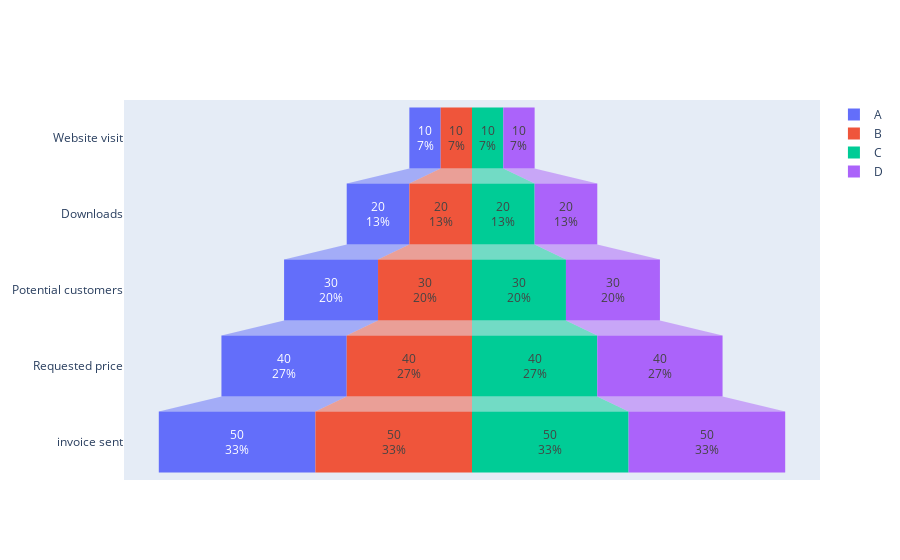

Notebook code cell kept with this figure:
### Markdown cell above
### FUNNEL PLOT

### Code cell
from plotly import graph_objects as go


fig = go.Figure()
name_list = [x for x in 'ABCDE']
step_list = ["Website visit", "Downloads", "Potential customers", "Requested price", "invoice sent", "Finalized"]
step_values = [10,20,30,40,50]
textinfo = ["value+percent total"]


trace_list =    [
                    {
                        "name":name_list[0],
                        "orientation": "h",
                        "y":step_list,
                        "x": step_values,
                        "textinfo": textinfo
                    },
                    {
                        "name":name_list[1],
                        "orientation": "h",
                        "y":step_list,
                        "x": step_values,
                        "textinfo": textinfo
                    },
                    {
                        "name":name_list[2],
                        "orientation": "h",
                        "y":step_list,
                        "x": step_values,
                        "textinfo": textinfo
                    },
                    {
                        "name":name_list[3],
                        "orientation": "h",
                        "y":step_list,
                        "x": step_values,
                        "textinfo": textinfo
                    }
                ]

for x in trace_list:
    fig.add_trace(go.Funnel(
        name = x['name'],
        orientation=x['orientation'],
        y = list(x['y']),
        x = x['x'],
        textinfo = x['textinfo'][0]))
fig.show()

### Figure 1 — Plotly figure (JSON) as saved in the notebook; plotly's stock layout.template omitted (floating-point values rounded to 4 significant figures)
{"data": [{"name": "A", "orientation": "h", "textinfo": "value+percent total", "type": "funnel", "x": [10, 20, 30, 40, 50], "y": ["Website visit", "Downloads", "Potential customers", "Requested price", "invoice sent", "Finalized"]}, {"name": "B", "orientation": "h", "textinfo": "value+percent total", "type": "funnel", "x": [10, 20, 30, 40, 50], "y": ["Website visit", "Downloads", "Potential customers", "Requested price", "invoice sent", "Finalized"]}, {"name": "C", "orientation": "h", "textinfo": "value+percent total", "type": "funnel", "x": [10, 20, 30, 40, 50], "y": ["Website visit", "Downloads", "Potential customers", "Requested price", "invoice sent", "Finalized"]}, {"name": "D", "orientation": "h", "textinfo": "value+percent total", "type": "funnel", "x": [10, 20, 30, 40, 50], "y": ["Website visit", "Downloads", "Potential customers", "Requested price", "invoice sent", "Finalized"]}], "layout": {}}
